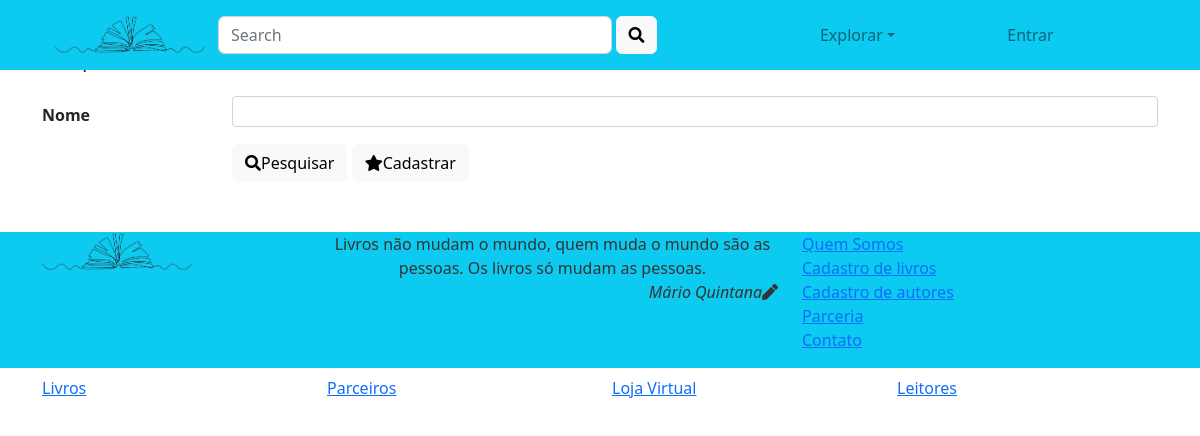
The page /parceiro/ on the database as committed earlier.
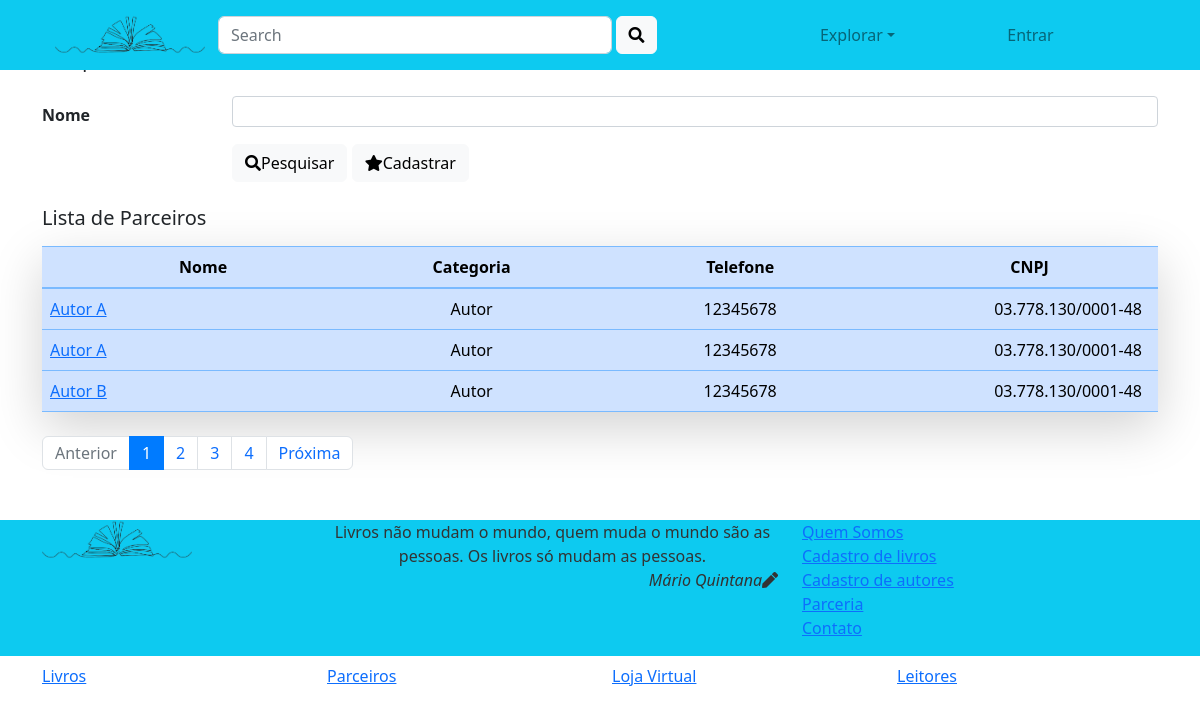
The same page on the database as committed later.
### parceiro/models.py (models this page shows, shortened)
class Parceiro (models.Model):
    nome = models.CharField(max_length=200, db_index=True)
    categoria =models.CharField(max_length=100)
    telefone = models.CharField(max_length=20)
    cnpj = models.CharField(max_length=50)
    imagem = models.CharField(max_length=100)
    class Meta():
        db_table='parceiro'

### parceiro/views.py (the view)
# urls.py: path('', views.lista_parceiro, name='lista_parceiro'),
def lista_parceiro(request):
    form = PesquisaParceiro(request.GET)
    if form.is_valid():
        nome = form.cleaned_data['nome']
        lista_de_parceiro = Parceiro.objects.filter(nome__icontains=nome).order_by('nome')
        paginator = Paginator(lista_de_parceiro, 3)
        pagina = request.GET.get('pagina')
        page_obj = paginator.get_page(pagina)
        return render(request, 'parceiro/pesquisa.html', { 'parceiros': page_obj,
                                                                  'form': form,
                                                                  'nome': nome })
    else:
        raise ValueError('Ocorreu um erro inesperado ao tentar recuperar um parceiro.')

### parceiro/forms.py
class PesquisaParceiro(forms.Form):
    nome = forms.CharField(
        widget=forms.TextInput(attrs={'class': 'form-control form-control-sm', 'maxlength': '200'}),
        required=False)

### parceiro/templates/parceiro/pesquisa.html (shortened to what this page needs)
{% extends 'base.html' %}
{% load static %}
{% block corpo %}
   <div class="container mt-5">
      <div class='mb-4'>
         <h5>Pesquisa de Parceiros</h5>
      </div>
      <form action="" method ='GET' class="mb-4">
         <div class='form-group row' style='margin-bottom: 10px;'>
            <label for='id_nome' class='col-lg-2 col-form-label font-weight-bold'>
               Nome
            </label>
            <div class='col-lg-10'>
               {{ form.nome }}
            </div>
         </div>
         <div class='form-group row'>
            <div class="col-lg-5 offset-lg-2">
               <button type='submit' class='btn btn-light'>
                  <div class="d-flex align-items-center">
                      <i class="fa-solid fa-magnifying-glass"></i>
                     Pesquisar
                  </div>
               </button>
               <button type="button" class='btn btn-light' >
                  <a class="nav-link nav-item" href="{% url 'parceiro:cadastra_parceiro' %}">
                     <div class="d-flex align-items-center">
                        <i class="fa-sharp fa-solid fa-star"></i>
                        Cadastrar
                     </div>
                  </a>
               </button>
            </div>
         </div>
      </form>
         {% if parceiros %}
            <h5 class="mb-3">Lista de Parceiros</h5>
            <table style='width:100%'
                   class='table table-hover table-primary shadow-lg table-responsive mb-4'>
               <thead>
                  <tr>
                     <th class='text-center'>Nome</th>
                     <th class="text-center">Categoria</th>
                     <th class="text-center">Telefone</th>
                     <th class="text-center">CNPJ</th>
                  </tr>
               </thead>
               <tbody>
                  {% for parceiro in parceiros %}
                     <tr>
                        <td width="15%" class="align-middle">
                           <a href="{% url 'parceiro:exibe_parceiro' parceiro.id %}">
                              {{ parceiro.nome }}
                           </a>
                        </td>
                        <td width="10%" class="text-center align-middle">
                           {{ parceiro.categoria }}
                        </td>
                        <td width="15%" class="text-center align-middle">
                           {{ parceiro.telefone }}
                        </td>
                        <td width="10%" class="text-right align-middle pr-3">
                           {{ parceiro.cnpj }}
                        </td>
                     </tr>
                  {% endfor %}
               </tbody>
            </table>
            <div style='font-size: 14px; margin-bottom: 28px'>
               {% if parceiros.has_other_pages %}
                  <ul class='pagination'>
                     {% if parceiros.has_previous %}
                        <li class='page-item'><a class='page-link' href='?pagina={{ parceiro.previous_page_number }}&nome={{nome}}'>Anterior</a></li>
                     {% else %}
                        <li class='page-item disabled'><a class='page-link' href='#' tabindex='-1'>Anterior</a></li>
                     {% endif %}
                     {% for i in parceiros.paginator.page_range %}
                        {% if parceiros.number == i %}
                           <li class='page-item active'><a class='page-link' href='#'>{{ i }} </a></li>
                        {% else %}
                           <li class='page-item'><a class='page-link' href='?pagina={{ i }}&nome={{nome}}'>{{ i }}</a></li>
                        {% endif %}
                     {% endfor %}
                     {% if parceiros.has_next %}
                        <li class='page-item'><a class='page-link' href='?pagina={{ parceiros.next_page_number }}&nome={{nome}}'>Próxima</a></li>
                     {% else %}
                        <li class='page-item disabled'><a class='page-link' href='#' tabindex='-1'>Próxima</a></li>
                     {% endif %}
                  </ul>
               {% endif %}
            </div>
         {% endif %}
   </div>
{% endblock %}

### templates/base.html (shortened to what this page needs)
{% load static %}
<!DOCTYPE html>
<html lang="en">
<head>
    <link href="{% static 'css/bootstrap.css' %}" rel="stylesheet">
    <link href="{% static 'css/bootstrap.min.css' %}" rel="stylesheet" />
    <link href="{% static 'css/all.css' %}" rel="stylesheet" />
    <link href="{% static 'css/styles.css' %}" rel="stylesheet" />
    <link href="{% static 'css/fontawesome.all.min.css' %}" rel="stylesheet" />
</head>
<body>
    {% block cabeçalho %}
        <nav class="navbar navbar-light navbar-expand-md fixed-top bg-info">
          <div class="container">
             <button class="btn" type="button" data-bs-toggle="offcanvas" data-bs-target="#canvas-id" ><img src="{% static 'images/logo.png' %}" style="width: 150px" alt="logo"></button>
             <div class="row d-none d-md-block">
                <div class="mr-5 col-md-9">
                   <form class="d-flex " role="search">
                      <input class="form-control me-1" type="search" placeholder="Search" aria-label="Search" style="width: 500px">
                      <button class="btn btn-light" type="submit"><i class="fa-solid fa-magnifying-glass"></i></button>
                   </form>
                </div>
             </div>
             <div class="collapse navbar-collapse">
                <div class="navbar-nav mr-auto">
                   <div class="dropdown">
                      <a class="nav-link nav-item dropdown-toggle" data-bs-toggle="dropdown" href="#">Explorar</a>
                   </div>
                </div>
                <div class="navbar-nav">
                   <a class="nav-link nav-item" href="/login/">Entrar</a>
                </div>
             </div>
        </nav>
    {% endblock %}
    {% block corpo %}
    {% endblock %}
    {% block rodape %}
    <div class="footer bg-info">
      <div class="container">
         <div class="row">
            <div class="col-md-3 col-sm-center">
               <a class="navbar-brand" href="/"><img src="{% static 'images/logo.png' %}" style="width: 150px"></a>
            </div>
            <div class="col-md-5 col-sm-6">
               <div id="frases-id" class="carousel slide" data-bs-ride="carousel" data-interval="8000">
                  <div class="carousel-inner">
                     <div class="carousel-item active w-15">
                        <div class="frase text-center">Livros não mudam o mundo, quem muda o mundo são as pessoas. Os livros só mudam as pessoas.</div>
                        <div class="autor font-italic text-lg-right"> Mário Quintana<i class="fa-solid fa-pen"></i></div>
                     </div>
                  </div>
               </div>
            </div>
            <div class="col-md-4 col-sm-6">
               <ul class="list-unstyled">
                  <li><a href='#'>Quem Somos</a></li>
                  <li><a href='#'>Cadastro de livros</a></li>
                  <li><a href='#'>Cadastro de autores</a></li>
                  <li><a href='#'>Parceria</a></li>
                  <li><a href='#'>Contato</a></li>
               </ul>
            </div>
         </div>
      </div>
   </div>
   <div class="end-page d-none d-md-block">
      <div class="container">
         <div class="row">
            <div class="col-md-3 col-sm-3 ">
               <a class="list-unstyled" href="#">Livros</a>
            </div>
            <div class="col-md-3 col-sm-3 ">
               <a class="list-unstyled" href="/parceiro/">Parceiros</a>
            </div>
            <div class="col-md-3 col-sm-3 ">
               <a class="list-unstyled" href="/produto/">Loja Virtual</a>
            </div>
            <div class="col-md-3 col-sm-3 ">
               <a class="list-unstyled" href="#">Leitores</a>
            </div>
         </div>
      </div>
   </div>
    {% endblock %}
</body>
</html>

### static/css/styles.css (style rules this page uses)
.footer { margin-top: 50px; background-color: #7ab8e4; color:#333; background-size: cover; }
.end-page { background-color: rgb(255, 255, 255); padding: 8px; }

Rows that differ between the two databases and show on the page:
added Parceiro: nome "Autor A", categoria "Autor", telefone "12345678", cnpj "03.778.130/0001-48"
added Parceiro: nome "Autor A", categoria "Autor", telefone "12345678", cnpj "03.778.130/0001-48"
added Parceiro: nome "Autor B", categoria "Autor", telefone "12345678", cnpj "03.778.130/0001-48"
Other text that changed with them:
text now shown: "Lista de Parceiros Nome Categoria Telefone CNPJ Anterior Próxima"
new list line: "1"
new list line: "2"
new list line: "3"
new list line: "4"
